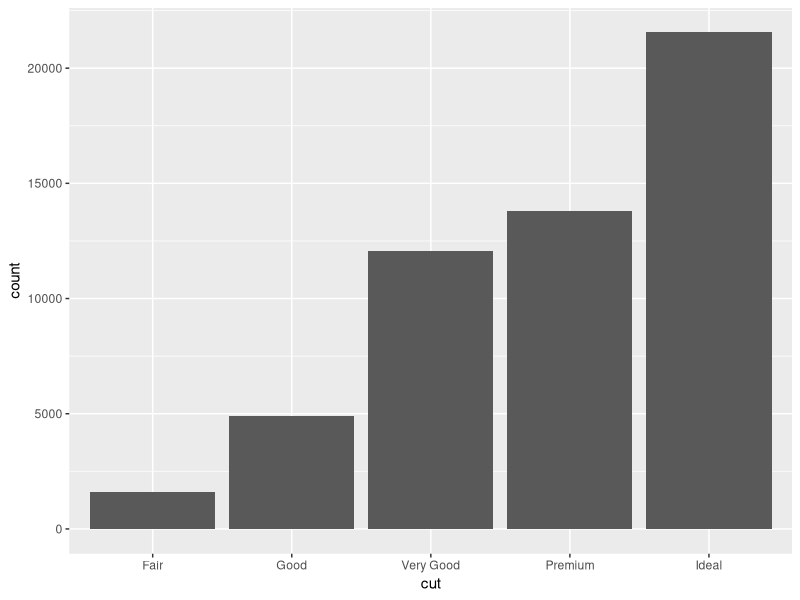
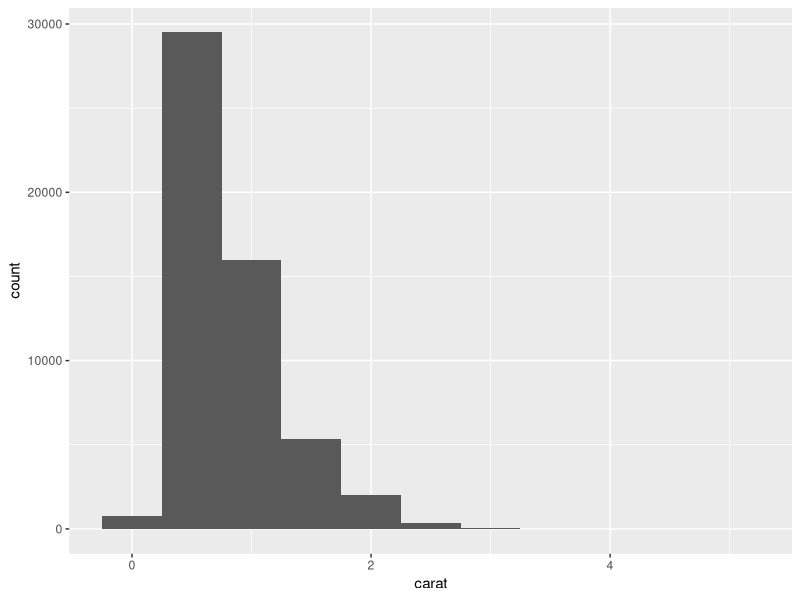
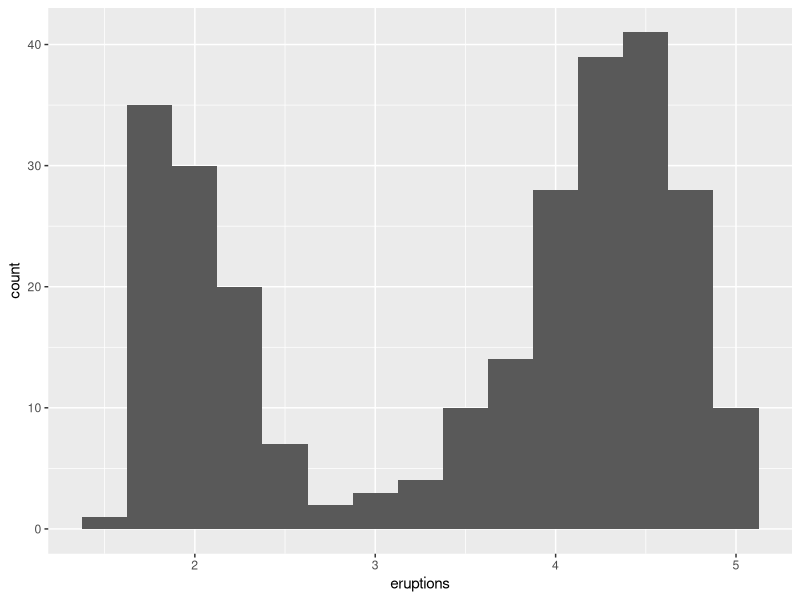
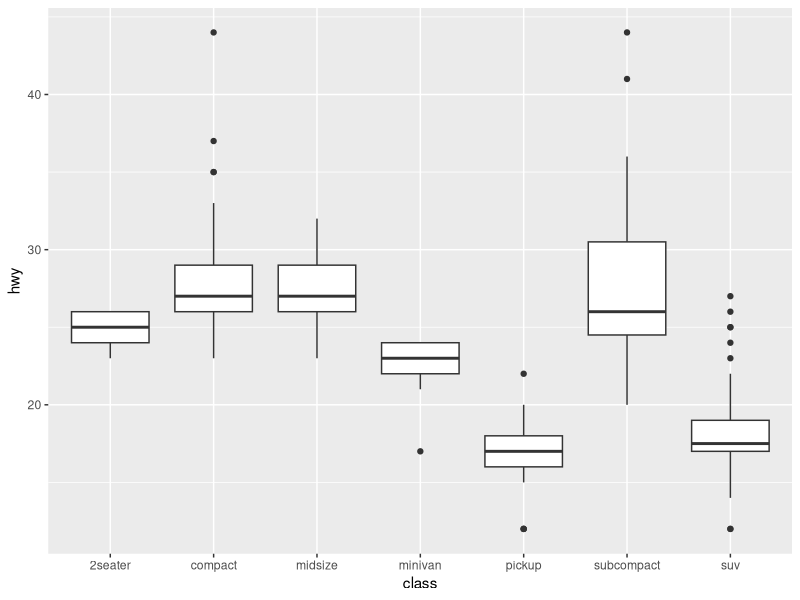
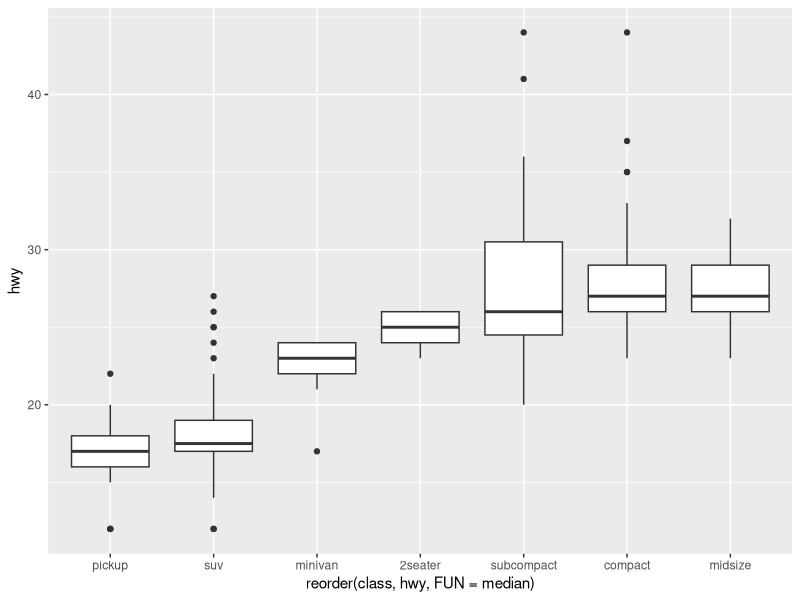
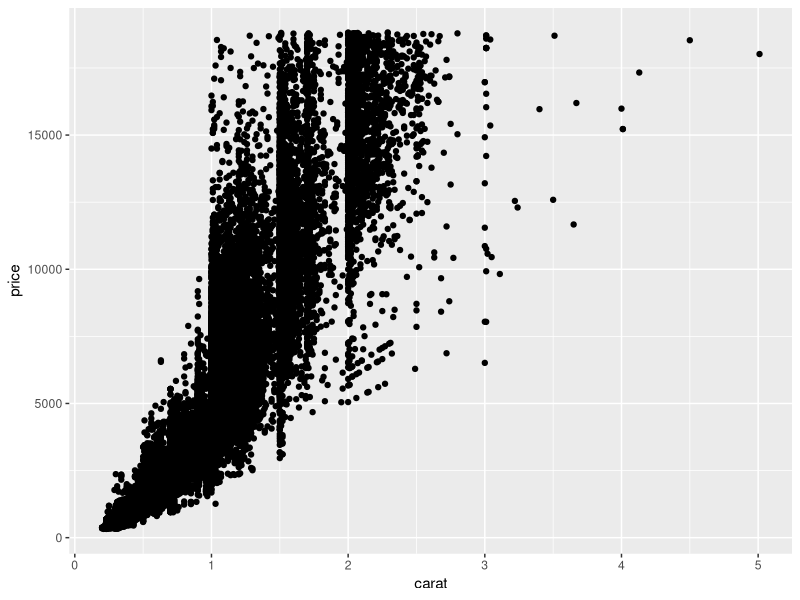

Recreate these plots in R, in order.
## ---- chunk 1
knitr::opts_chunk$set(error = TRUE, warning = FALSE, fig.align = 'center',
	message = FALSE)
library(ggplot2); library(dplyr);
## ---- chunk 2
ggplot(data = diamonds) +
  geom_bar(mapping = aes(x = cut))
## ---- chunk 3
ggplot(data = diamonds) +
  geom_histogram(mapping = aes(x = carat), binwidth = 0.5)
## ---- chunk 4
ggplot(data = faithful, mapping = aes(x = eruptions)) + 
  geom_histogram(binwidth = 0.25)
## ---- chunk 5
ggplot(data = mpg, mapping = aes(x = class, y = hwy)) +
  geom_boxplot()
## ---- chunk 6
ggplot(data = mpg) +
  geom_boxplot(mapping = aes(x = reorder(class, hwy, FUN = median), y = hwy))
## ---- chunk 7
ggplot(data = diamonds) +
  geom_point(mapping = aes(x = carat, y = price))
## ---- chunk 8
head(warpbreaks)
tapply(warpbreaks$breaks, warpbreaks$wool, sum)
## ---- chunk 9
summarize(warpbreaks, 
	mean_breaks = mean(breaks),
	sd_breaks = sd(breaks),
	med_breaks = median(breaks),
	mad_breaks = mad(breaks)
	)

warpbreaks %>% summarise(mean_breaks = mean(breaks), sd_breaks = sd(breaks),
	med_breaks = median(breaks), mad_breaks = mad(breaks))
## ---- chunk 10
w2 <- warpbreaks %>% 
	mutate(combo = paste(wool, tension, sep = '_'))
head(w2)
## ---- chunk 11
# base R way -- not tidy
tapply(warpbreaks$breaks, warpbreaks$wool, sum)

# tidy with dplyr
warpbreaks %>% 
	group_by(wool) %>% 
	summarize(total_breaks = sum(breaks)) 
## ---- chunk 12
# base R way -- not tidy
tapply(warpbreaks$breaks, warpbreaks$tension, mean)

# tidy with dplyr
warpbreaks %>% 
	group_by(tension) %>% 
	summarize(mean_breaks = mean(breaks)) 
## ---- chunk 13
df1 <- data.frame(X = letters[1:4], y1 = 1:4, stringsAsFactors = FALSE)
df2 <- data.frame(X = letters[3:6], y2 = 3:6, stringsAsFactors = FALSE)
left_join(df1, df2, by = 'X')
right_join(df1, df2, by = 'X')
## ---- chunk 14
inner_join(df1, df2, by = 'X')
full_join(df1, df2, by = 'X')
